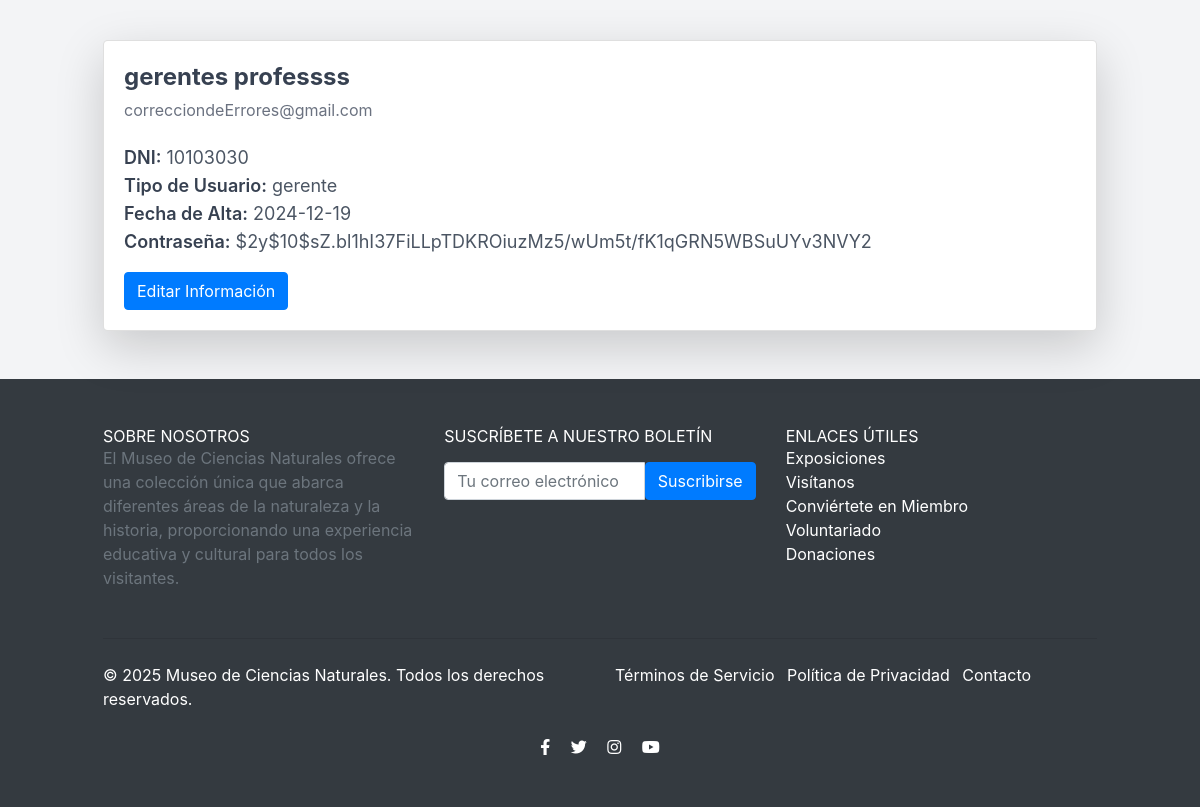
The app's page /contacto/perfil.php?id=15, older data.
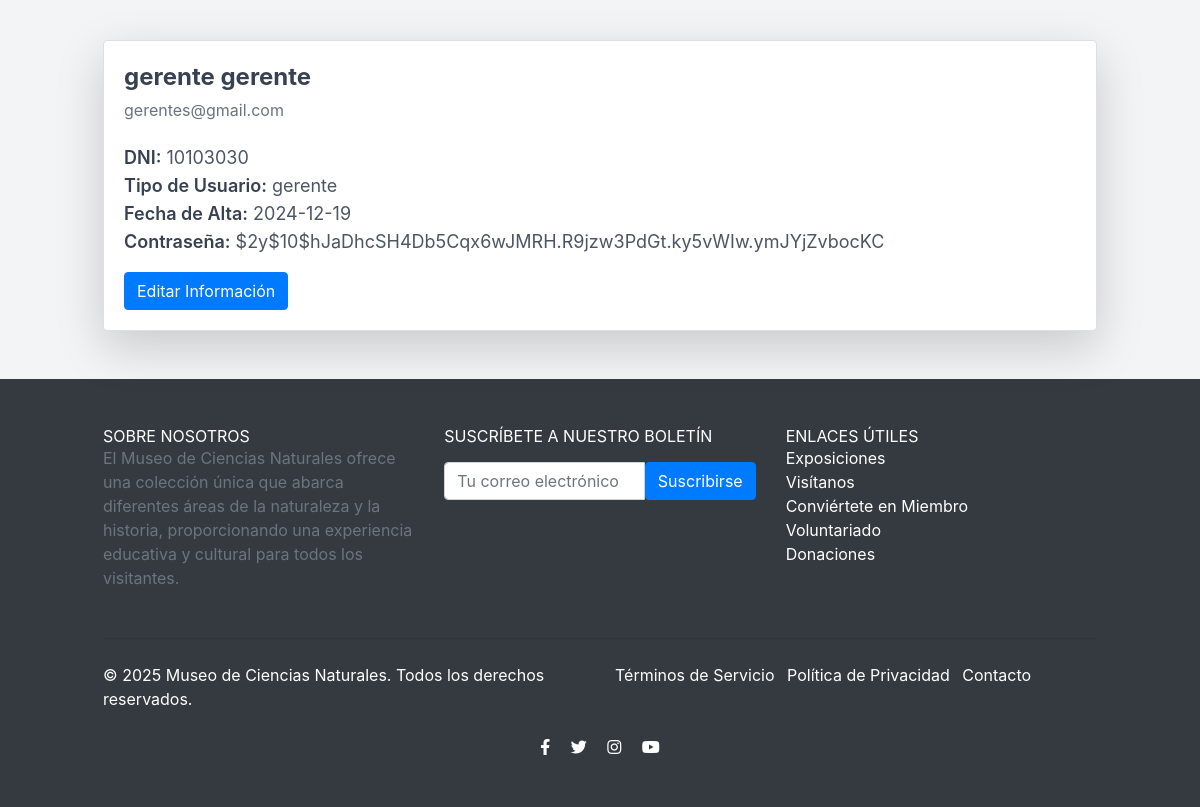
The same page, newer data.
### tables this page shows
CREATE TABLE `usuario` (
  `idUsuario` int(11) NOT NULL,
  `dni` varchar(8) DEFAULT NULL,
  `nombre` varchar(255) DEFAULT NULL,
  `apellido` varchar(255) DEFAULT NULL,
  `email` varchar(255) DEFAULT NULL,
  `clave` varchar(255) DEFAULT NULL,
  `fecha_alta` date DEFAULT NULL,
  `tipo_de_usuario` varchar(50) DEFAULT NULL
);

### modelo/bd.php (called while the page is built, shortened)
<?php
class Db {
	public function __construct($host='localhost',$db_name='museo',$db_user='root',$db_pass='') {
		$this->host = $host;
		$this->db = $db_name;
		$this->user = $db_user;
		$this->pass = $db_pass;
		try {
           $this->conection = new PDO('mysql:host='.$this->host.'; dbname='.$this->db, $this->user, $this->pass);
        } catch (PDOException $e) {
            echo $e->getCode()." ; ".$e->getMessage();
            exit();
        }
	}
}

### modelo/usuario.php (called while the page is built, shortened)
<?php
require_once "bd.php";
class Usuario {
    protected $table = "usuario";
    protected $conection;
    private function getConection() {
        $db = new Db();
        $this->conection = $db->conection;
    }
    public function getUsuariosById($id){
        $sql = "SELECT * FROM " . $this->table . " WHERE idUsuario = ?";
        $stmt = $this->conection->prepare($sql);
        $stmt->execute([$id]);
        return $stmt->fetch(PDO::FETCH_ASSOC);
    }
}
?>

### contacto/perfil.php (the view, shortened to what this page needs)
<?php
require_once "../modelo/bd.php";
require_once "../modelo/usuario.php";
$id = $_GET["id"] ?? null;
if ($id) {
    $usuario = new Usuario();
    $usuarioData = $usuario->getUsuariosById($id);
} else {
    die("ID de usuario no proporcionado.");
}
?>
<!DOCTYPE html>
<html lang="es">
<!DOCTYPE html>
<html lang="es">
<head>
    <link href="https://stackpath.bootstrapcdn.com/bootstrap/4.5.2/css/bootstrap.min.css" rel="stylesheet">
    <link rel="stylesheet" href="https://cdnjs.cloudflare.com/ajax/libs/font-awesome/5.15.4/css/all.min.css" />
    <script src="https://cdn.tailwindcss.com"></script>
</head>
<body class="bg-gray-100">
    <div class="container mx-auto mt-10">
        <?php if ($usuarioData): ?>
            <div class="card shadow-lg rounded-lg mb-5">
                <div class="card-body">
                    <h5 class="text-2xl font-bold text-gray-700 mb-2">
                        <?php echo htmlspecialchars($usuarioData['nombre'] . ' ' . $usuarioData['apellido']); ?>
                    </h5>
                    <h6 class="text-md text-gray-500 mb-4">
                        <?php echo htmlspecialchars($usuarioData['email']); ?>
                    </h6>
                    <p class="text-lg text-gray-600">
                        <strong class="font-semibold text-gray-700">DNI:</strong> <?php echo htmlspecialchars($usuarioData['dni']); ?><br>
                        <strong class="font-semibold text-gray-700">Tipo de Usuario:</strong> <?php echo htmlspecialchars($usuarioData['tipo_de_usuario']); ?><br>
                        <strong class="font-semibold text-gray-700">Fecha de Alta:</strong> <?php echo htmlspecialchars($usuarioData['fecha_alta']); ?><br>
                        <strong class="font-semibold text-gray-700">Contraseña:</strong> <?php echo htmlspecialchars($usuarioData['clave']); ?>
                    </p>
                    <a href="#" class="btn btn-primary mt-3" onclick="toggleForm()">Editar Información</a>
                </div>
            </div>
        <?php else: ?>
            <div class="alert alert-warning text-center">
                <strong>No se encontraron datos para el usuario.</strong>
            </div>
        <?php endif; ?>
    </div>
    <?php include('../includes/footer.php'); ?>
</body>
</html>

### includes/footer.php
<footer class="bg-dark text-white mt-5 p-5">
  <div class="container mx-auto">
    <div class="row">
      <div class="col-lg-4 mb-4">
        <h5 class="text-uppercase">Sobre Nosotros</h5>
        <p class="text-muted">
          El Museo de Ciencias Naturales ofrece una colección única que abarca diferentes áreas de la naturaleza y la historia, proporcionando una experiencia educativa y cultural para todos los visitantes.
        </p>
      </div>
      <div class="col-lg-4 mb-4">
        <h5 class="text-uppercase">Suscríbete a nuestro boletín</h5>
        <form id="subscriptionForm" action="#" method="POST" class="mt-3">
          <div class="input-group">
            <input type="email" class="form-control" placeholder="Tu correo electrónico" aria-label="Email" required>
            <button class="btn btn-primary" type="submit">Suscribirse</button>
          </div>
        </form>
      </div>
      <div class="col-lg-4 mb-4">
        <h5 class="text-uppercase">Enlaces Útiles</h5>
        <ul class="list-unstyled">
          <li><a href="#" class="text-white hover:text-gray-400">Exposiciones</a></li>
          <li><a href="#" class="text-white hover:text-gray-400">Visítanos</a></li>
          <li><a href="#" class="text-white hover:text-gray-400">Conviértete en Miembro</a></li>
          <li><a href="#" class="text-white hover:text-gray-400">Voluntariado</a></li>
          <li><a href="#" class="text-white hover:text-gray-400">Donaciones</a></li>
        </ul>
      </div>
    </div>
    <hr class="my-4">
    <div class="row">
      <div class="col-md-6">
        <p>&copy; <?php echo date('Y'); ?> Museo de Ciencias Naturales. Todos los derechos reservados.</p>
      </div>
      <div class="col-md-6 text-md-end">
        <ul class="list-inline">
          <li class="list-inline-item">
            <a href="#" class="text-white hover:text-gray-400">Términos de Servicio</a>
          </li>
          <li class="list-inline-item">
            <a href="#" class="text-white hover:text-gray-400">Política de Privacidad</a>
          </li>
          <li class="list-inline-item">
            <a href="https://www.instagram.com/museocsnaturales/" class="text-white hover:text-gray-400" target="_blank">Contacto</a>
          </li>
        </ul>
      </div>
    </div>
    <div class="social-icons mt-4 text-center">
      <a href="#" class="text-white mx-2 hover:text-gray-400">
        <i class="fab fa-facebook-f"></i>
      </a>
      <a href="#" class="text-white mx-2 hover:text-gray-400">
        <i class="fab fa-twitter"></i>
      </a>
      <a href="#" class="text-white mx-2 hover:text-gray-400">
        <i class="fab fa-instagram"></i>
      </a>
      <a href="#" class="text-white mx-2 hover:text-gray-400">
        <i class="fab fa-youtube"></i>
      </a>
    </div>
  </div>
</footer>

Row changes from the older to the newer data that the page shows:
changed usuario "gerente": nombre+apellido "gerentes professss" → "gerente gerente"; email "correcciondeErrores@gmail.com" → "gerentes@gmail.com"; clave "$2y$10$sZ.bl1hI37FiLLpTDKROiuzMz5/wUm5t/fK1qGRN5WBSuUYv3NVY2" → "$2y$10$hJaDhcSH4Db5Cqx6wJMRH.R9jzw3PdGt.ky5vWIw.ymJYjZvbocKC"
